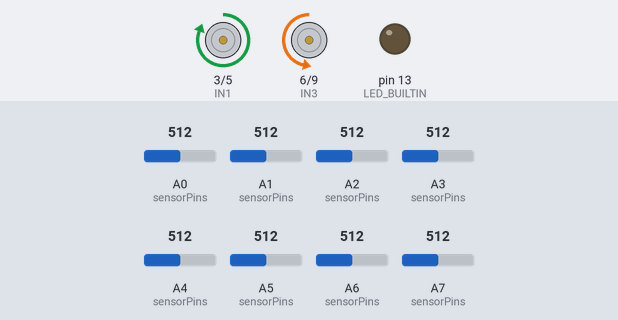
Simulated run of this sketch. Board: Arduino Nano, built with avr-gcc and run on an emulated ATmega328P. Parts: motor-driver pin pairs drawn as motors (green arrow = first pin HIGH = forward, orange = second pin HIGH = backward, longer = more drive), output pins drawn as LEDs (lit = HIGH). The test bench sets the inputs (shaded band); at power-on: A0 (sensorPins) = 512, A5 (sensorPins) = 512, A6 (sensorPins) = 512, A3 (sensorPins) = 512, A1 (sensorPins) = 512, A2 (sensorPins) = 512, A4 (sensorPins) = 512, A7 (sensorPins) = 512.

Above: at 11.2 s.
11.3 s: A0 (sensorPins) set to 56
At 12.91 s:
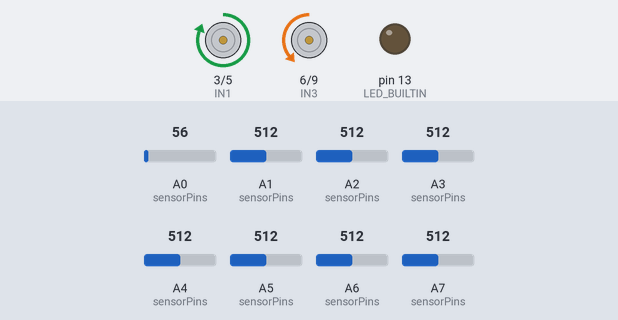
At 14.14 s:
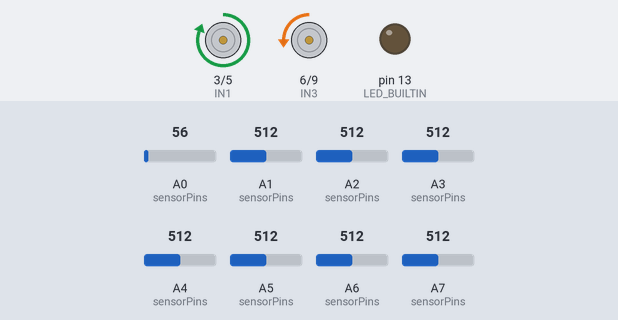
14.3 s: A0 (sensorPins) set to 46
15.8 s: A5 (sensorPins) set to 390
18.8 s: A6 (sensorPins) set to 390
At 19.23 s:
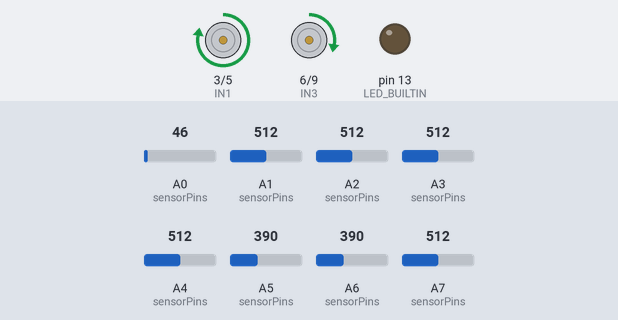
21.8 s: A3 (sensorPins) set to 390
At 21.98 s:
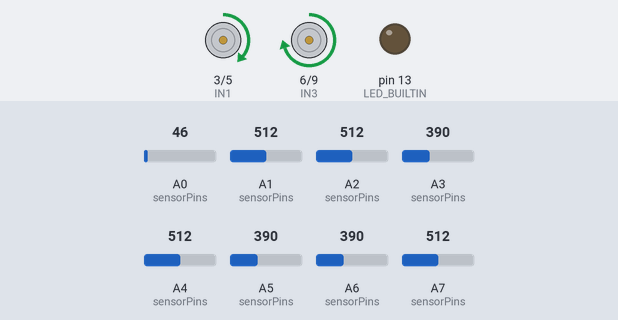
24.8 s: A1 (sensorPins) set to 716
Timing chart, 0 to 28.8 s (numbered marks = the images above; inputs shaded):
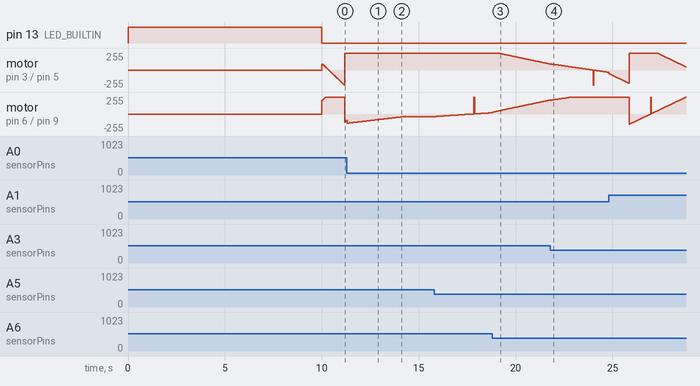

The sketch:

sketch_may11b.ino
```cpp
#include <QTRSensors.h>

// Define pins for QTR sensors
#define NUM_SENSORS   8
#define NUM_SAMPLES   4
#define EMITTER_PIN   2

// Define pins for motor driver
#define IN1 3
#define IN2 5
#define IN3 6
#define IN4 9

// PID parameters
#define KP 0.1
#define KI 0.01
#define KD 0.01

unsigned int sensorValues[NUM_SENSORS];
int lastError = 0;
int integral = 0;
int setpoint = 4000; // Setpoint value for sensor reading
int speed = 150; // Base speed for motors

QTRSensors qtr;

// Define sensor pin array
const uint8_t sensorPins[NUM_SENSORS] = {A0, A1, A2, A3, A4, A5, A6, A7};

void setup()
{
  Serial.begin(9600);

  // Set up the QTR sensors
  qtr.setTypeAnalog();
  qtr.setEmitterPin(EMITTER_PIN);
  qtr.setSensorPins(sensorPins, NUM_SENSORS);
  qtr.setTimeout(2500); // 2500 us (2.5 ms) max wait

  // Calibrate the sensors
  pinMode(LED_BUILTIN, OUTPUT);
  digitalWrite(LED_BUILTIN, HIGH); // Turn on the LED during calibration
  for (int i = 0; i < 400; i++) {
    qtr.calibrate();
  }
  digitalWrite(LED_BUILTIN, LOW); // Turn off the LED after calibration

  // Set up motor pins
  pinMode(IN1, OUTPUT);
  pinMode(IN2, OUTPUT);
  pinMode(IN3, OUTPUT);
  pinMode(IN4, OUTPUT);
}

void loop()
{
  // Read sensor values
  qtr.read(sensorValues);

  // Calculate position
  int position = qtr.readLineBlack(sensorValues);

  // PID control
  int error = position - setpoint;
  integral += error;
  int derivative = error - lastError;

  int pwmLeft = speed + KP * error + KI * integral + KD * derivative;
  int pwmRight = speed - KP * error - KI * integral - KD * derivative;

  // Limit PWM values to avoid overflow
  pwmLeft = constrain(pwmLeft, -255, 255);
  pwmRight = constrain(pwmRight, -255, 255);

  // Set motor speeds
  if (pwmLeft > 0) {
    analogWrite(IN1, pwmLeft);
    analogWrite(IN2, 0);
  } else {
    analogWrite(IN1, 0);
    analogWrite(IN2, -pwmLeft);
  }

  if (pwmRight > 0) {
    analogWrite(IN3, pwmRight);
    analogWrite(IN4, 0);
  } else {
    analogWrite(IN3, 0);
    analogWrite(IN4, -pwmRight);
  }

  lastError = error;

  delay(10); // Delay to control update rate
}
```

Measured:
- after the input at 11.3 s, motor on pin 3 (IN1) / pin 5 (IN2): stops changing and stays forward 255/255
